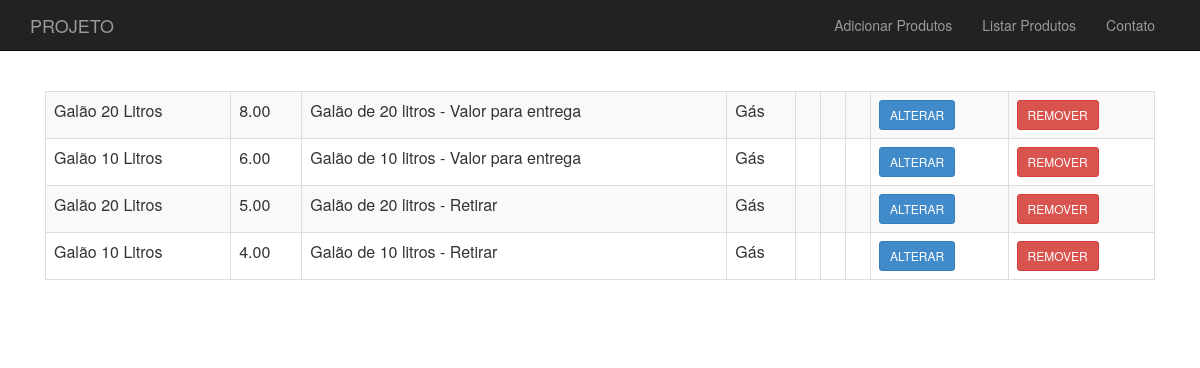
Before: /loja/produto-lista.php with the older database file.
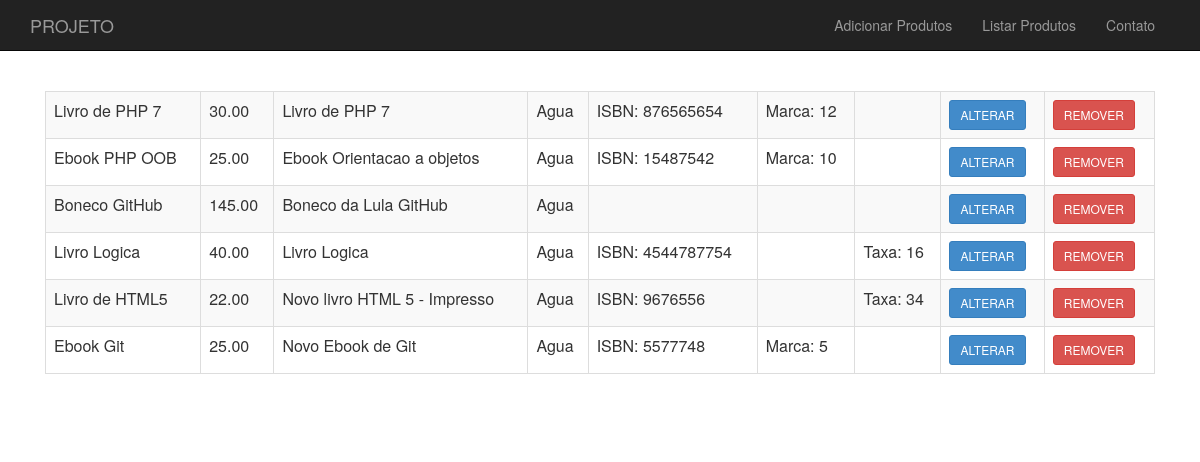
After: the same page with the newer database file.
### tables this page shows
CREATE TABLE `produtos` (
  `id` int(11) NOT NULL,
  `nome` varchar(255) DEFAULT NULL,
  `descricao` text NOT NULL,
  `preco` decimal(10,2) DEFAULT NULL,
  `usado` tinyint(1) NOT NULL,
  `categoria_id` int(11) DEFAULT NULL,
  `isbn` varchar(255) DEFAULT NULL,
  `tipoProduto` varchar(255) DEFAULT NULL,
  `waterMark` varchar(255) DEFAULT NULL,
  `taxaImpressao` varchar(255) DEFAULT NULL
);

CREATE TABLE `categorias` (
  `id` int(11) NOT NULL,
  `nome` varchar(255) DEFAULT NULL
);

### loja/class/ProdutoDao.php (called while the page is built, shortened)
<?php
class ProdutoDao {
	private $conexao;
	function __construct($conexao){
		$this->conexao = $conexao;
	}
	function listaProdutos() {
	$produtos = array();
	$resultado = mysqli_query($this->conexao, "select p.*,c.nome as categoria_nome from
			produtos as p join categorias as c on c.id=p.categoria_id");
	while($produto_array = mysqli_fetch_assoc($resultado)) {
		$tipoProduto = $produto_array['tipoProduto'];
		$produto_id = $produto_array['id'];
        $categoria_nome = $produto_array['categoria_nome'];
        $factory = new ProdutoFactory();
        $produto = $factory->criaPor($tipoProduto, $produto_array);
        $produto->atualizaBaseadoEm($produto_array);
        $produto->setId($produto_id);
        $produto->getCategoria()->setNome($categoria_nome);
        array_push($produtos, $produto);
	}
	return $produtos;
}
}
?>

### loja/class/ProdutoFactory.php (called while the page is built)
<?php
class ProdutoFactory {
	private $classes = array("Produto", "Ebook", "LivroFisico");
	function criaPor($tipoProduto, $params){
		$nome = $params['nome'];
		$preco = $params['preco'];
		$descricao = $params['descricao'];
		$usado = $params['usado'];
		$categoria = new Categoria();
		if(in_array($tipoProduto, $this->classes)){
			return new $tipoProduto($nome, $preco, $descricao, $usado, $categoria);
		} else {
			return new Produto($nome, $preco, $descricao, $usado, $categoria);
		}
	}
}

### loja/class/Produto.php (called while the page is built, shortened)
<?php
class Produto {
    private $id;
    private $nome;
    private $preco;
    private $descricao;
    private $categoria;
    function __construct($nome, $preco, $descricao, $usado, Categoria $categoria){
        $this->nome = $nome;
        $this->preco = $preco;
        $this->descricao = $descricao;
        $this->categoria = $categoria;
    }
    public function getId(){
    	return $this->id;
    }
    public function setId($id){
    	$this->id = $id;
    }
    public function getNome(){
    	return $this->nome;
    }
    public function getDescricao(){
    	return $this->descricao;
    }
    public function getpreco(){
    	return $this->preco;
    }
    public function getCategoria(){
    	return $this->categoria;
    }
    function temIsbn(){
        return $this instanceof Livro;
    }
    function temWaterMark(){
        return $this instanceof Ebook;
    }
    function temTaxaImpressao(){
        return $this instanceof LivroFisico;
    }
}

### loja/class/Categoria.php (called while the page is built, shortened)
<?php
class Categoria {
    private $nome;
    public function getNome(){
    	return $this->nome;
    }
    public function setNome($nome){
    	$this->nome = $nome;
    }
}

### loja/class/Livro.php (called while the page is built, shortened)
<?php
abstract class Livro extends Produto {
	private $isbn;
    public function getIsbn(){
        return $this->isbn;
    }
    public function setIsbn($isbn){
        $this->isbn = $isbn;
    }
}
 ?>

### loja/class/Ebook.php (called while the page is built)
<?php
class Ebook extends Livro {
	private $waterMark;
	public function getWaterMark() {
		return $this->waterMark;
	}
	public function setWaterMark($waterMark) {
		$this->waterMark = $waterMark;
	}
}

### loja/class/LivroFisico.php (called while the page is built)
<?php
class LivroFisico extends Livro {
	private $taxaImpressao;
	public function getTaxaImpressao() {
		return $this->taxaImpressao;
	}
	public function setTaxaImpressao($taxaImpressao) {
		$this->taxaImpressao = $taxaImpressao;
	}
}

### loja/produto-lista.php (the view, shortened to what this page needs)
<?php
require_once("cabecalho.php");
?>
<table class="table table-striped table-bordered">
	<?php
	$produtoDao = new ProdutoDao($conexao);
	$produtos = $produtoDao->listaProdutos();
	foreach($produtos as $produto) :
	?>
		<tr>
			<td><?= $produto->getNome() ?></td>
			<td><?= $produto->getPreco() ?></td>
			<td><?= substr($produto->getDescricao(), 0, 40) ?></td>
			<td><?= $produto->getCategoria()->getNome() ?></td>
			<td><?php if($produto->temIsbn()){
				echo "ISBN: " . $produto->getIsbn();
				}?>
			</td>
			<td><?php if($produto->temWaterMark()){
				echo "Marca: " . $produto->getWaterMark();
				}?>
			</td>
			<td><?php if($produto->temTaxaImpressao()){
				echo "Taxa: " . $produto->getTaxaImpressao();
				}?>
			</td>
			<td><a class="btn btn-sm btn-primary" href="produto-altera-formulario.php?id=<?=$produto->getId()?>">ALTERAR</a></td>
			<td>
				<form action="remove-produto.php" method="post">
					<button class="btn btn-sm btn-danger">REMOVER</button>
				</form>
			</td>
		</tr>
	<?php
	endforeach
	?>
</table>
<?php include("rodape.php"); ?>

### loja/cabecalho.php (shortened to what this page needs)
<html>
<head>
	<link href="css/bootstrap.min.css" rel="stylesheet">
	<link href="css/estilos.css" rel="stylesheet">
	<link href="css/loja.css" rel="stylesheet">
</head>
<body>
	<header>
		<nav class="navbar navbar-inverse navbar-static-top" role="navigation">
			<div class="container">
				<div class="navbar-header">
					<a href= "index.php" class="navbar-brand">PROJETO</a>
				</div>
				<div class="collapse navbar-collapse" id="navegacion-rb">
					<ul class="nav navbar-nav navbar-right">
						<li><a href="produto-formulario.php">Adicionar Produtos</a></li>
					    <li><a href="produto-lista.php">Listar Produtos</a></li>
					    <li><a href="contato.php">Contato</a></li>
					</ul>
				</div>
			</div>
		</nav>
	</header>
	<div class="container">
		<div class="principal">

### loja/rodape.php (shortened to what this page needs)
		</div>
	</div>
</body>
</html>

### loja/css/estilos.css (style rules this page uses)
* { margin: 0; padding: 0; -box-sizing: border-box; -webkit--box-sizing: border-box; -moz--box-sizing: border-box; }
.navbar { margin-bottom: 0; }

### loja/css/loja.css (style rules this page uses)
.principal { padding: 40px 15px; text-align: center; }

Changed rows visible on the page:
removed produtos: nome "Galão 20 Litros", preco "8.00", descricao "Galão de 20 litros - Valor para entrega", categoria.nome "Gás"
removed produtos: nome "Galão 10 Litros", preco "6.00", descricao "Galão de 10 litros - Valor para entrega", categoria.nome "Gás"
removed produtos: nome "Galão 20 Litros", preco "5.00", descricao "Galão de 20 litros - Retirar", categoria.nome "Gás"
removed produtos: nome "Galão 10 Litros", preco "4.00", descricao "Galão de 10 litros - Retirar", categoria.nome "Gás"
added produtos: nome "Livro de PHP 7", preco "30.00", descricao "Livro de PHP 7", categoria.nome "Agua", isbn "876565654", waterMark "12"
added produtos: nome "Ebook PHP OOB", preco "25.00", descricao "Ebook Orientacao a objetos", categoria.nome "Agua", isbn "15487542", waterMark "10"
added produtos: nome "Boneco GitHub", preco "145.00", descricao "Boneco da Lula GitHub", categoria.nome "Agua"
added produtos: nome "Livro Logica", preco "40.00", descricao "Livro Logica", categoria.nome "Agua", isbn "4544787754", taxaImpressao "16"
added produtos: nome "Livro de HTML5", preco "22.00", descricao "Novo livro HTML 5 - Impresso", categoria.nome "Agua", isbn "9676556", taxaImpressao "34"
added produtos: nome "Ebook Git", preco "25.00", descricao "Novo Ebook de Git", categoria.nome "Agua", isbn "5577748", waterMark "5"
